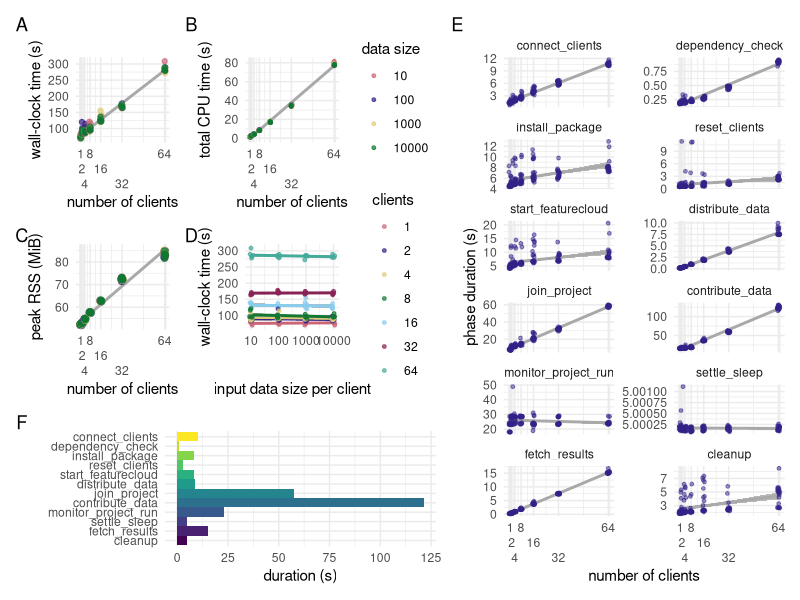

The R script that drew this image:
library(ggplot2)
library(patchwork)

# setwd('analysis/workflow_benchmarks/metrics')

# Read CSV files
df <- read.csv("metrics_long.csv", stringsAsFactors = FALSE)
phase_df <- read.csv("metrics_phase_long.csv", stringsAsFactors = FALSE)

df$data_size_cat <- as.factor(df$data_size)
phase_df$data_size_cat <- as.factor(phase_df$data_size)
df$nclients_cat <- as.factor(df$nclients)
df$rep <- as.factor(df$rep)


tol_muted <- c(
  "#CC6677", # rose
  "#332288", # indigo
  "#DDCC77", # sand
  "#117733", # green
  "#88CCEE", # cyan
  "#882255", # wine
  "#44AA99", # teal
  "#999933", # olive
  "#AA4499"  # purple
)

n_dodge <- 3


# Plot 1A: Runtime vs number of clients
plot_runtime_vs_clients <- ggplot(df, aes(x = nclients, y = wall_clock_seconds, color = data_size_cat)) +
  scale_color_manual(values = tol_muted) +
  geom_smooth(method = "lm", se = TRUE, color = "darkgrey", alpha = 0.7) +
  geom_point(position = position_jitter(width = 0.5, height = 0), alpha = 0.7) +
  scale_x_continuous(breaks = sort(unique(df$nclients)), guide = guide_axis(n.dodge = n_dodge)) +
  labs(
    x = "number of clients",
    y = "wall-clock time (s)",
    color = "data size",
  ) +
  theme_minimal() +
  theme(legend.position = "none")

# Plot 1B: CPU vs number of clients
plot_cpu_vs_clients <- ggplot(df, aes(x = nclients, y = process_cpu_seconds, color = data_size_cat)) +
  scale_color_manual(values = tol_muted) +
  geom_smooth(method = "lm", se = TRUE, color = "darkgrey", alpha = 0.7) +
  geom_point(size = 1, position = position_jitter(width = 0.5, height = 0), alpha = 0.7) +
  scale_x_continuous(breaks = sort(unique(df$nclients)), guide = guide_axis(n.dodge = n_dodge)) +
  labs(
    x = "number of clients",
    y = "total CPU time (s)",
    color = "data size",
  ) +
  theme_minimal() +
  theme(legend.position = "right")


# Plot 2D: Runtime vs data size
plot_runtime_vs_datasize <- ggplot(df, aes(x = data_size, y = wall_clock_seconds, color = nclients_cat)) +
  scale_color_manual(values = tol_muted) +
  geom_smooth(aes(group = nclients_cat), method = "lm", se = TRUE, alpha = 0.7, show.legend = FALSE) +
  geom_point(size = 1, position = position_jitter(width = 0.05, height = 0), alpha = 0.7) +
  scale_x_log10() +
  labs(
    x = "input data size per client",
    y = "wall-clock time (s)",
    color = "clients",
  ) +
  theme_minimal() +
  theme(legend.position = "right",
)


# Plot 3C: Memory usage vs number of clients
plot_memory <- ggplot(df, aes(x = nclients, y = peak_rss_mib, color = data_size_cat)) +
  scale_color_manual(values = tol_muted) +
  geom_smooth(method = "lm", se = TRUE, color = "darkgrey", alpha = 0.7) +
  geom_point(size = 2, position = position_jitter(width = 0.5, height = 0), alpha = 0.7) +
  scale_x_continuous(breaks = sort(unique(df$nclients)), guide = guide_axis(n.dodge = n_dodge)) +
  labs(
    x = "number of clients",
    y = "peak RSS (MiB)",
    color = "data size",
  ) +
  theme_minimal() +
  theme(legend.position = "none")


# Plot phase breakdown 
phase_df$phase[phase_df$phase == "provision_clients"] <- "dependency_check"
phase_df$phase[phase_df$phase == "post_run_settle_sleep"] <- "settle_sleep"
phase_df$phase[phase_df$phase == "start_featurecloud_controllers"] <- "start_featurecloud"
phase_df$phase[phase_df$phase == "create_and_join_project"] <- "join_project"
phase_df$phase[phase_df$phase == "contribute_data_to_project"] <- "contribute_data"
phase_df <- phase_df[phase_df$phase != "distribute_credentials", ]

ordered_phases <- c(
  "connect_clients",
  "dependency_check",
  "install_package",
  "reset_clients",
  "start_featurecloud",
  "distribute_data",
  "join_project",
  "contribute_data",
  "monitor_project_run",
  "settle_sleep",
  "fetch_results",
  "cleanup"
)

phase_df$phase <- factor(phase_df$phase, levels = ordered_phases, ordered = TRUE)


# Plot 3E: Faceted phase duration vs number of clients
plot_phase_breakdown <- ggplot(phase_df, aes(x = nclients, y = duration_seconds)) +
  geom_smooth(method = "lm", se = TRUE, color = "darkgrey", alpha = 0.7) +
  geom_point(size = 1, position = position_jitter(width = 0.8, height = 0), color = tol_muted[2], alpha = 0.5) +
  scale_x_continuous(breaks = sort(unique(df$nclients)), guide = guide_axis(n.dodge = n_dodge)) +
  facet_wrap(~ phase, ncol = 2, scales = "free_y") +
  labs(
    x = "number of clients",
    y = "phase duration (s)",
  ) +
  theme_minimal()

# Example run for 64 clients, data_size=10000, rep=0
phase_df_64_10000_0 <- phase_df[
  phase_df$nclients == 64 &
    phase_df$data_size == 10000 &
    phase_df$rep == 0,
]

phase_df_64_10000_0$phase <- factor(
  phase_df_64_10000_0$phase,
  levels = rev(ordered_phases),
  ordered = TRUE
)

# Plot 3F: Example phase bar chart
plot_phase_example <- ggplot(phase_df_64_10000_0, aes(x = phase, y = duration_seconds, fill = phase)) +
  geom_col(width = 1) +
  coord_flip() +
  labs(
    y = "duration (s)",
    x = ""
  ) +
  theme_minimal() +
  theme(legend.position = "none")


# Compose all plots into a single figure

design <- "
ABEEE
CDEEE
FFEEE
"

fig <- (
    plot_runtime_vs_clients + 
    plot_cpu_vs_clients + 
    plot_memory + 
    plot_runtime_vs_datasize + 
    plot_phase_breakdown + 
    free(plot_phase_example)
) + plot_annotation(tag_levels = "A") + plot_layout(design = design)


# ggsave("metrics_summary.png", plot = fig, width = 12, height = 9, dpi = 400)
ggsave("metrics_summary.pdf", plot = fig, width = 12, height = 9)#, dpi = 400)
